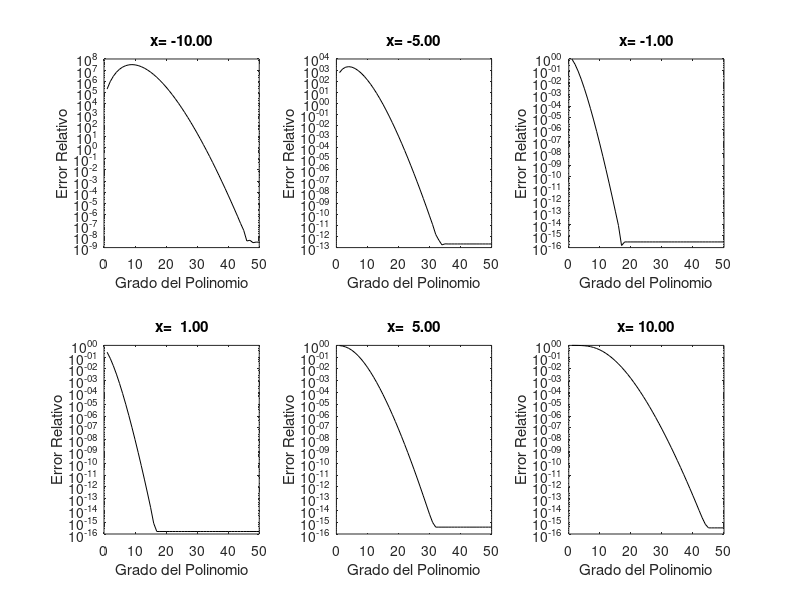

Write the MATLAB code that produced this figure.
nTerms=50;
error=zeros(nTerms,1);
x=[-10 -5 -1 1 5 10];
for j=1:6
   exact=exp(x(j));
   pn=1;
   termk=1;
   for k=1:nTerms
      termk=x(j)*termk/k;
      pn=pn+termk;
      error(k)=abs(exact-pn);
   end
   errrel=error/exact;
   subplot(2,3,j)
   semilogy(1:nTerms,errrel,'k')
   xlabel('Grado del Polinomio')
   ylabel('Error Relativo')
   title(sprintf('x= %5.2f',x(j)))
end